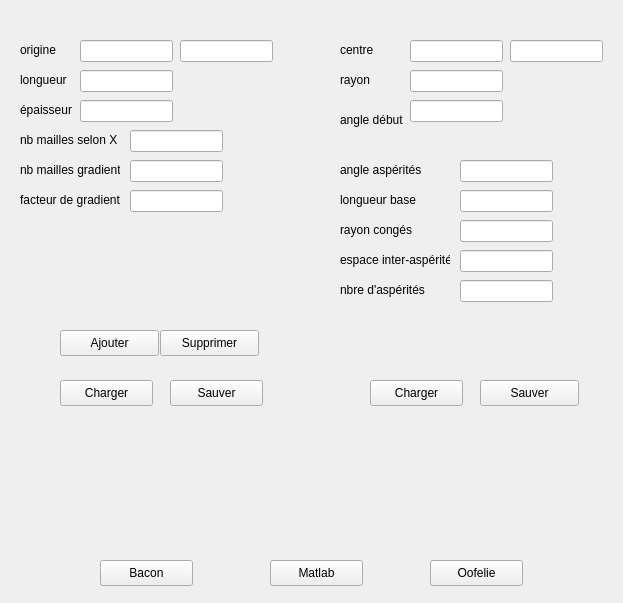
<?xml version="1.0" encoding="UTF-8"?>
<ui version="4.0">
 <class>MyWidget</class>
 <widget class="QWidget" name="MyWidget">
  <property name="geometry">
   <rect>
    <x>0</x>
    <y>0</y>
    <width>623</width>
    <height>603</height>
   </rect>
  </property>
  <property name="windowTitle">
   <string>Form1</string>
  </property>
  <widget class="QPushButton" name="ToMatlabPushButton">
   <property name="geometry">
    <rect>
     <x>270</x>
     <y>560</y>
     <width>93</width>
     <height>26</height>
    </rect>
   </property>
   <property name="text">
    <string>Matlab</string>
   </property>
  </widget>
  <widget class="QPushButton" name="ToOofeliePushButton">
   <property name="geometry">
    <rect>
     <x>430</x>
     <y>560</y>
     <width>93</width>
     <height>26</height>
    </rect>
   </property>
   <property name="text">
    <string>Oofelie</string>
   </property>
  </widget>
  <widget class="Q3TextView" name="TextView" native="true">
   <property name="geometry">
    <rect>
     <x>10</x>
     <y>421</y>
     <width>610</width>
     <height>120</height>
    </rect>
   </property>
  </widget>
  <widget class="Q3GroupBox" name="GroupBox1" native="true">
   <property name="geometry">
    <rect>
     <x>10</x>
     <y>10</y>
     <width>301</width>
     <height>360</height>
    </rect>
   </property>
   <property name="title" stdset="0">
    <string>Maillage</string>
   </property>
   <widget class="QLabel" name="TextLabel1">
    <property name="geometry">
     <rect>
      <x>10</x>
      <y>30</y>
      <width>53</width>
      <height>20</height>
     </rect>
    </property>
    <property name="text">
     <string>origine</string>
    </property>
    <property name="wordWrap">
     <bool>false</bool>
    </property>
   </widget>
   <widget class="QLabel" name="TextLabel2">
    <property name="geometry">
     <rect>
      <x>10</x>
      <y>60</y>
      <width>53</width>
      <height>20</height>
     </rect>
    </property>
    <property name="text">
     <string>longueur</string>
    </property>
    <property name="wordWrap">
     <bool>false</bool>
    </property>
   </widget>
   <widget class="QLabel" name="TextLabel3">
    <property name="geometry">
     <rect>
      <x>10</x>
      <y>90</y>
      <width>53</width>
      <height>20</height>
     </rect>
    </property>
    <property name="text">
     <string>épaisseur</string>
    </property>
    <property name="wordWrap">
     <bool>false</bool>
    </property>
   </widget>
   <widget class="QLabel" name="TextLabel4">
    <property name="geometry">
     <rect>
      <x>10</x>
      <y>120</y>
      <width>100</width>
      <height>20</height>
     </rect>
    </property>
    <property name="text">
     <string>nb mailles selon X</string>
    </property>
    <property name="wordWrap">
     <bool>false</bool>
    </property>
   </widget>
   <widget class="QLineEdit" name="OrigYLineEdit">
    <property name="geometry">
     <rect>
      <x>170</x>
      <y>30</y>
      <width>93</width>
      <height>22</height>
     </rect>
    </property>
   </widget>
   <widget class="QPushButton" name="TypeDelPushButton">
    <property name="geometry">
     <rect>
      <x>150</x>
      <y>320</y>
      <width>99</width>
      <height>26</height>
     </rect>
    </property>
    <property name="text">
     <string>Supprimer</string>
    </property>
   </widget>
   <widget class="QPushButton" name="TypeAddPushButton">
    <property name="geometry">
     <rect>
      <x>50</x>
      <y>320</y>
      <width>99</width>
      <height>26</height>
     </rect>
    </property>
    <property name="text">
     <string>Ajouter</string>
    </property>
   </widget>
   <widget class="QLabel" name="TextLabel1_2">
    <property name="geometry">
     <rect>
      <x>10</x>
      <y>150</y>
      <width>100</width>
      <height>20</height>
     </rect>
    </property>
    <property name="text">
     <string>nb mailles gradient</string>
    </property>
    <property name="wordWrap">
     <bool>false</bool>
    </property>
   </widget>
   <widget class="QLabel" name="TextLabel5">
    <property name="geometry">
     <rect>
      <x>10</x>
      <y>180</y>
      <width>100</width>
      <height>20</height>
     </rect>
    </property>
    <property name="text">
     <string>facteur de gradient</string>
    </property>
    <property name="wordWrap">
     <bool>false</bool>
    </property>
   </widget>
   <widget class="Q3ListView" name="ListView1" native="true">
    <property name="geometry">
     <rect>
      <x>10</x>
      <y>210</y>
      <width>280</width>
      <height>104</height>
     </rect>
    </property>
   </widget>
   <widget class="QLineEdit" name="OrigXLineEdit">
    <property name="geometry">
     <rect>
      <x>70</x>
      <y>30</y>
      <width>93</width>
      <height>22</height>
     </rect>
    </property>
   </widget>
   <widget class="QLineEdit" name="DimXLineEdit">
    <property name="geometry">
     <rect>
      <x>70</x>
      <y>60</y>
      <width>93</width>
      <height>22</height>
     </rect>
    </property>
   </widget>
   <widget class="QLineEdit" name="DimYLineEdit">
    <property name="geometry">
     <rect>
      <x>70</x>
      <y>90</y>
      <width>93</width>
      <height>22</height>
     </rect>
    </property>
   </widget>
   <widget class="QLineEdit" name="NoXLineEdit">
    <property name="geometry">
     <rect>
      <x>120</x>
      <y>120</y>
      <width>93</width>
      <height>22</height>
     </rect>
    </property>
   </widget>
   <widget class="QLineEdit" name="NbMLineEdit">
    <property name="geometry">
     <rect>
      <x>120</x>
      <y>150</y>
      <width>93</width>
      <height>22</height>
     </rect>
    </property>
   </widget>
   <widget class="QLineEdit" name="CoefLineEdit">
    <property name="geometry">
     <rect>
      <x>120</x>
      <y>180</y>
      <width>93</width>
      <height>22</height>
     </rect>
    </property>
   </widget>
  </widget>
  <widget class="Q3GroupBox" name="GroupBox2" native="true">
   <property name="geometry">
    <rect>
     <x>320</x>
     <y>10</y>
     <width>300</width>
     <height>360</height>
    </rect>
   </property>
   <property name="title" stdset="0">
    <string>Matrice</string>
   </property>
   <widget class="QLabel" name="TextLabel8">
    <property name="geometry">
     <rect>
      <x>20</x>
      <y>60</y>
      <width>53</width>
      <height>20</height>
     </rect>
    </property>
    <property name="text">
     <string>rayon</string>
    </property>
    <property name="wordWrap">
     <bool>false</bool>
    </property>
   </widget>
   <widget class="QLabel" name="TextLabel11">
    <property name="geometry">
     <rect>
      <x>20</x>
      <y>30</y>
      <width>59</width>
      <height>20</height>
     </rect>
    </property>
    <property name="text">
     <string>centre</string>
    </property>
    <property name="wordWrap">
     <bool>false</bool>
    </property>
   </widget>
   <widget class="QLabel" name="TextLabel9">
    <property name="geometry">
     <rect>
      <x>20</x>
      <y>100</y>
      <width>70</width>
      <height>20</height>
     </rect>
    </property>
    <property name="text">
     <string>angle début</string>
    </property>
    <property name="wordWrap">
     <bool>false</bool>
    </property>
   </widget>
   <widget class="QLabel" name="TextLabel15">
    <property name="geometry">
     <rect>
      <x>20</x>
      <y>270</y>
      <width>110</width>
      <height>20</height>
     </rect>
    </property>
    <property name="text">
     <string>nbre d'aspérités</string>
    </property>
    <property name="wordWrap">
     <bool>false</bool>
    </property>
   </widget>
   <widget class="QLabel" name="TextLabel14">
    <property name="geometry">
     <rect>
      <x>20</x>
      <y>240</y>
      <width>110</width>
      <height>20</height>
     </rect>
    </property>
    <property name="text">
     <string>espace inter-aspérité</string>
    </property>
    <property name="wordWrap">
     <bool>false</bool>
    </property>
   </widget>
   <widget class="QLabel" name="TextLabel13">
    <property name="geometry">
     <rect>
      <x>20</x>
      <y>210</y>
      <width>100</width>
      <height>20</height>
     </rect>
    </property>
    <property name="text">
     <string>rayon congés</string>
    </property>
    <property name="wordWrap">
     <bool>false</bool>
    </property>
   </widget>
   <widget class="QLabel" name="TextLabel10">
    <property name="geometry">
     <rect>
      <x>20</x>
      <y>180</y>
      <width>110</width>
      <height>20</height>
     </rect>
    </property>
    <property name="text">
     <string>longueur base</string>
    </property>
    <property name="wordWrap">
     <bool>false</bool>
    </property>
   </widget>
   <widget class="QLabel" name="TextLabel12">
    <property name="geometry">
     <rect>
      <x>20</x>
      <y>150</y>
      <width>100</width>
      <height>20</height>
     </rect>
    </property>
    <property name="text">
     <string>angle aspérités</string>
    </property>
    <property name="wordWrap">
     <bool>false</bool>
    </property>
   </widget>
   <widget class="QLineEdit" name="CentreXLineEdit">
    <property name="geometry">
     <rect>
      <x>90</x>
      <y>30</y>
      <width>93</width>
      <height>22</height>
     </rect>
    </property>
   </widget>
   <widget class="QLineEdit" name="CentreYLineEdit">
    <property name="geometry">
     <rect>
      <x>190</x>
      <y>30</y>
      <width>93</width>
      <height>22</height>
     </rect>
    </property>
   </widget>
   <widget class="QLineEdit" name="RayonLineEdit">
    <property name="geometry">
     <rect>
      <x>90</x>
      <y>60</y>
      <width>93</width>
      <height>22</height>
     </rect>
    </property>
   </widget>
   <widget class="QLineEdit" name="AspBaseLineEdit">
    <property name="geometry">
     <rect>
      <x>140</x>
      <y>180</y>
      <width>93</width>
      <height>22</height>
     </rect>
    </property>
   </widget>
   <widget class="QLineEdit" name="ALineEdit">
    <property name="geometry">
     <rect>
      <x>90</x>
      <y>90</y>
      <width>93</width>
      <height>22</height>
     </rect>
    </property>
   </widget>
   <widget class="QLineEdit" name="AspALineEdit">
    <property name="geometry">
     <rect>
      <x>140</x>
      <y>150</y>
      <width>93</width>
      <height>22</height>
     </rect>
    </property>
   </widget>
   <widget class="QLineEdit" name="AspRLineEdit">
    <property name="geometry">
     <rect>
      <x>140</x>
      <y>210</y>
      <width>93</width>
      <height>22</height>
     </rect>
    </property>
   </widget>
   <widget class="QLineEdit" name="AspIntLineEdit">
    <property name="geometry">
     <rect>
      <x>140</x>
      <y>240</y>
      <width>93</width>
      <height>22</height>
     </rect>
    </property>
   </widget>
   <widget class="QLineEdit" name="AspNLineEdit">
    <property name="geometry">
     <rect>
      <x>140</x>
      <y>270</y>
      <width>93</width>
      <height>22</height>
     </rect>
    </property>
   </widget>
  </widget>
  <widget class="QPushButton" name="TSavePushButton">
   <property name="geometry">
    <rect>
     <x>170</x>
     <y>380</y>
     <width>93</width>
     <height>26</height>
    </rect>
   </property>
   <property name="text">
    <string>Sauver</string>
   </property>
  </widget>
  <widget class="QPushButton" name="MLoadPushButton">
   <property name="geometry">
    <rect>
     <x>370</x>
     <y>380</y>
     <width>93</width>
     <height>26</height>
    </rect>
   </property>
   <property name="text">
    <string>Charger</string>
   </property>
  </widget>
  <widget class="QPushButton" name="MSavePushButton">
   <property name="geometry">
    <rect>
     <x>480</x>
     <y>380</y>
     <width>99</width>
     <height>26</height>
    </rect>
   </property>
   <property name="text">
    <string>Sauver</string>
   </property>
  </widget>
  <widget class="QPushButton" name="TLoadPushButton">
   <property name="geometry">
    <rect>
     <x>60</x>
     <y>380</y>
     <width>93</width>
     <height>26</height>
    </rect>
   </property>
   <property name="text">
    <string>Charger</string>
   </property>
  </widget>
  <widget class="QPushButton" name="ToBaconPushButton">
   <property name="geometry">
    <rect>
     <x>100</x>
     <y>560</y>
     <width>93</width>
     <height>26</height>
    </rect>
   </property>
   <property name="text">
    <string>Bacon</string>
   </property>
  </widget>
 </widget>
 <pixmapfunction>qPixmapFromMimeSource</pixmapfunction>
 <customwidgets>
  <customwidget>
   <class>Q3TextView</class>
   <extends>QWidget</extends>
   <header>q3textview.h</header>
  </customwidget>
  <customwidget>
   <class>Q3GroupBox</class>
   <extends>QWidget</extends>
   <header>q3groupbox.h</header>
  </customwidget>
  <customwidget>
   <class>Q3ListView</class>
   <extends>QWidget</extends>
   <header>q3listview.h</header>
  </customwidget>
 </customwidgets>
 <resources/>
 <connections>
  <connection>
   <sender>OrigXLineEdit</sender>
   <signal>returnPressed()</signal>
   <receiver>MyWidget</receiver>
   <slot>origx_slot()</slot>
   <hints>
    <hint type="sourcelabel">
     <x>20</x>
     <y>20</y>
    </hint>
    <hint type="destinationlabel">
     <x>20</x>
     <y>20</y>
    </hint>
   </hints>
  </connection>
  <connection>
   <sender>OrigYLineEdit</sender>
   <signal>returnPressed()</signal>
   <receiver>MyWidget</receiver>
   <slot>origy_slot()</slot>
   <hints>
    <hint type="sourcelabel">
     <x>20</x>
     <y>20</y>
    </hint>
    <hint type="destinationlabel">
     <x>20</x>
     <y>20</y>
    </hint>
   </hints>
  </connection>
  <connection>
   <sender>DimXLineEdit</sender>
   <signal>returnPressed()</signal>
   <receiver>MyWidget</receiver>
   <slot>dimx_slot()</slot>
   <hints>
    <hint type="sourcelabel">
     <x>20</x>
     <y>20</y>
    </hint>
    <hint type="destinationlabel">
     <x>20</x>
     <y>20</y>
    </hint>
   </hints>
  </connection>
  <connection>
   <sender>DimYLineEdit</sender>
   <signal>returnPressed()</signal>
   <receiver>MyWidget</receiver>
   <slot>dimy_slot()</slot>
   <hints>
    <hint type="sourcelabel">
     <x>20</x>
     <y>20</y>
    </hint>
    <hint type="destinationlabel">
     <x>20</x>
     <y>20</y>
    </hint>
   </hints>
  </connection>
  <connection>
   <sender>NoXLineEdit</sender>
   <signal>returnPressed()</signal>
   <receiver>MyWidget</receiver>
   <slot>nox_slot()</slot>
   <hints>
    <hint type="sourcelabel">
     <x>20</x>
     <y>20</y>
    </hint>
    <hint type="destinationlabel">
     <x>20</x>
     <y>20</y>
    </hint>
   </hints>
  </connection>
  <connection>
   <sender>NbMLineEdit</sender>
   <signal>returnPressed()</signal>
   <receiver>MyWidget</receiver>
   <slot>nbm_slot()</slot>
   <hints>
    <hint type="sourcelabel">
     <x>20</x>
     <y>20</y>
    </hint>
    <hint type="destinationlabel">
     <x>20</x>
     <y>20</y>
    </hint>
   </hints>
  </connection>
  <connection>
   <sender>CoefLineEdit</sender>
   <signal>returnPressed()</signal>
   <receiver>MyWidget</receiver>
   <slot>coef_slot()</slot>
   <hints>
    <hint type="sourcelabel">
     <x>20</x>
     <y>20</y>
    </hint>
    <hint type="destinationlabel">
     <x>20</x>
     <y>20</y>
    </hint>
   </hints>
  </connection>
  <connection>
   <sender>CentreXLineEdit</sender>
   <signal>returnPressed()</signal>
   <receiver>MyWidget</receiver>
   <slot>centrex_slot()</slot>
   <hints>
    <hint type="sourcelabel">
     <x>20</x>
     <y>20</y>
    </hint>
    <hint type="destinationlabel">
     <x>20</x>
     <y>20</y>
    </hint>
   </hints>
  </connection>
  <connection>
   <sender>CentreYLineEdit</sender>
   <signal>returnPressed()</signal>
   <receiver>MyWidget</receiver>
   <slot>centrey_slot()</slot>
   <hints>
    <hint type="sourcelabel">
     <x>20</x>
     <y>20</y>
    </hint>
    <hint type="destinationlabel">
     <x>20</x>
     <y>20</y>
    </hint>
   </hints>
  </connection>
  <connection>
   <sender>RayonLineEdit</sender>
   <signal>returnPressed()</signal>
   <receiver>MyWidget</receiver>
   <slot>rayon_slot()</slot>
   <hints>
    <hint type="sourcelabel">
     <x>20</x>
     <y>20</y>
    </hint>
    <hint type="destinationlabel">
     <x>20</x>
     <y>20</y>
    </hint>
   </hints>
  </connection>
  <connection>
   <sender>ALineEdit</sender>
   <signal>returnPressed()</signal>
   <receiver>MyWidget</receiver>
   <slot>a_slot()</slot>
   <hints>
    <hint type="sourcelabel">
     <x>20</x>
     <y>20</y>
    </hint>
    <hint type="destinationlabel">
     <x>20</x>
     <y>20</y>
    </hint>
   </hints>
  </connection>
  <connection>
   <sender>AspALineEdit</sender>
   <signal>returnPressed()</signal>
   <receiver>MyWidget</receiver>
   <slot>aspa_slot()</slot>
   <hints>
    <hint type="sourcelabel">
     <x>20</x>
     <y>20</y>
    </hint>
    <hint type="destinationlabel">
     <x>20</x>
     <y>20</y>
    </hint>
   </hints>
  </connection>
  <connection>
   <sender>AspBaseLineEdit</sender>
   <signal>returnPressed()</signal>
   <receiver>MyWidget</receiver>
   <slot>aspbase_slot()</slot>
   <hints>
    <hint type="sourcelabel">
     <x>20</x>
     <y>20</y>
    </hint>
    <hint type="destinationlabel">
     <x>20</x>
     <y>20</y>
    </hint>
   </hints>
  </connection>
  <connection>
   <sender>AspRLineEdit</sender>
   <signal>returnPressed()</signal>
   <receiver>MyWidget</receiver>
   <slot>aspr_slot()</slot>
   <hints>
    <hint type="sourcelabel">
     <x>20</x>
     <y>20</y>
    </hint>
    <hint type="destinationlabel">
     <x>20</x>
     <y>20</y>
    </hint>
   </hints>
  </connection>
  <connection>
   <sender>AspIntLineEdit</sender>
   <signal>returnPressed()</signal>
   <receiver>MyWidget</receiver>
   <slot>aspint_slot()</slot>
   <hints>
    <hint type="sourcelabel">
     <x>20</x>
     <y>20</y>
    </hint>
    <hint type="destinationlabel">
     <x>20</x>
     <y>20</y>
    </hint>
   </hints>
  </connection>
  <connection>
   <sender>AspNLineEdit</sender>
   <signal>returnPressed()</signal>
   <receiver>MyWidget</receiver>
   <slot>aspn_slot()</slot>
   <hints>
    <hint type="sourcelabel">
     <x>20</x>
     <y>20</y>
    </hint>
    <hint type="destinationlabel">
     <x>20</x>
     <y>20</y>
    </hint>
   </hints>
  </connection>
  <connection>
   <sender>TypeAddPushButton</sender>
   <signal>clicked()</signal>
   <receiver>MyWidget</receiver>
   <slot>addtype_slot()</slot>
   <hints>
    <hint type="sourcelabel">
     <x>20</x>
     <y>20</y>
    </hint>
    <hint type="destinationlabel">
     <x>20</x>
     <y>20</y>
    </hint>
   </hints>
  </connection>
  <connection>
   <sender>TypeDelPushButton</sender>
   <signal>clicked()</signal>
   <receiver>MyWidget</receiver>
   <slot>deltype_slot()</slot>
   <hints>
    <hint type="sourcelabel">
     <x>20</x>
     <y>20</y>
    </hint>
    <hint type="destinationlabel">
     <x>20</x>
     <y>20</y>
    </hint>
   </hints>
  </connection>
  <connection>
   <sender>TLoadPushButton</sender>
   <signal>clicked()</signal>
   <receiver>MyWidget</receiver>
   <slot>tload_slot()</slot>
   <hints>
    <hint type="sourcelabel">
     <x>20</x>
     <y>20</y>
    </hint>
    <hint type="destinationlabel">
     <x>20</x>
     <y>20</y>
    </hint>
   </hints>
  </connection>
  <connection>
   <sender>TSavePushButton</sender>
   <signal>clicked()</signal>
   <receiver>MyWidget</receiver>
   <slot>tsave_slot()</slot>
   <hints>
    <hint type="sourcelabel">
     <x>20</x>
     <y>20</y>
    </hint>
    <hint type="destinationlabel">
     <x>20</x>
     <y>20</y>
    </hint>
   </hints>
  </connection>
  <connection>
   <sender>MLoadPushButton</sender>
   <signal>clicked()</signal>
   <receiver>MyWidget</receiver>
   <slot>mload_slot()</slot>
   <hints>
    <hint type="sourcelabel">
     <x>20</x>
     <y>20</y>
    </hint>
    <hint type="destinationlabel">
     <x>20</x>
     <y>20</y>
    </hint>
   </hints>
  </connection>
  <connection>
   <sender>MSavePushButton</sender>
   <signal>clicked()</signal>
   <receiver>MyWidget</receiver>
   <slot>msave_slot()</slot>
   <hints>
    <hint type="sourcelabel">
     <x>20</x>
     <y>20</y>
    </hint>
    <hint type="destinationlabel">
     <x>20</x>
     <y>20</y>
    </hint>
   </hints>
  </connection>
  <connection>
   <sender>ToBaconPushButton</sender>
   <signal>clicked()</signal>
   <receiver>MyWidget</receiver>
   <slot>tobacon_slot()</slot>
   <hints>
    <hint type="sourcelabel">
     <x>20</x>
     <y>20</y>
    </hint>
    <hint type="destinationlabel">
     <x>20</x>
     <y>20</y>
    </hint>
   </hints>
  </connection>
  <connection>
   <sender>ToMatlabPushButton</sender>
   <signal>clicked()</signal>
   <receiver>MyWidget</receiver>
   <slot>tomatlab_slot()</slot>
   <hints>
    <hint type="sourcelabel">
     <x>20</x>
     <y>20</y>
    </hint>
    <hint type="destinationlabel">
     <x>20</x>
     <y>20</y>
    </hint>
   </hints>
  </connection>
  <connection>
   <sender>ToOofeliePushButton</sender>
   <signal>clicked()</signal>
   <receiver>MyWidget</receiver>
   <slot>tooofelie_slot()</slot>
   <hints>
    <hint type="sourcelabel">
     <x>20</x>
     <y>20</y>
    </hint>
    <hint type="destinationlabel">
     <x>20</x>
     <y>20</y>
    </hint>
   </hints>
  </connection>
 </connections>
</ui>
